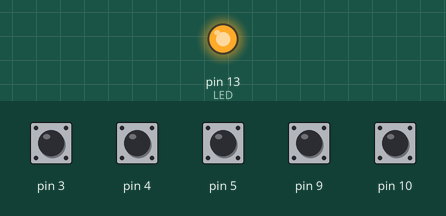
This sketch was run on a simulated Arduino Uno, built with avr-gcc and run on an emulated ATmega328P. On the bench: output pins drawn as LEDs (lit = HIGH). The test bench sets the inputs (shaded band); at power-on: pin 3–5, pin 9, pin 10 HIGH. What the sketch prints to the serial monitor is not drawn.

Above: at 0.1 s.
Timing chart, 0 to 1.6 s (numbered marks = the images above):
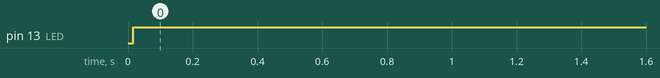

Measured:
- by itself, pin 13 (LED): LOW → HIGH at 0.02 s

The sketch:

paper_piano.ino
```cpp
#include<CapacitiveSensor.h>

CapacitiveSensor sensor_2_3 = CapacitiveSensor(2, 3);
CapacitiveSensor sensor_2_4 = CapacitiveSensor(2, 4);
CapacitiveSensor sensor_2_5 = CapacitiveSensor(2, 5);

CapacitiveSensor sensor_8_9 = CapacitiveSensor(8, 9);
CapacitiveSensor sensor_8_10 = CapacitiveSensor(8, 10);

int th = 5;
int LED = 13;
bool flag;
int Do, Re, Mi, Fa, Sol;
String msg;

byte ch = '9';

void setup() {
  Serial.begin(9600);
  pinMode(LED, OUTPUT);
}

void loop() {
  if (sensor_2_3.capacitiveSensor(30) > th) Do = 1;
  else Do = 0;

  if (sensor_2_4.capacitiveSensor(30) > th) Re = 1;
  else Re = 0;

  if (sensor_2_5.capacitiveSensor(30) > th) Mi = 1;
  else Mi = 0;

  if (sensor_8_9.capacitiveSensor(30) > th) Fa = 1;
  else Fa = 0;

  if (sensor_8_10.capacitiveSensor(30) > th) Sol = 1;
  else Sol = 0;

  if (Do || Re || Mi || Fa || Sol) {
    msg = String(Do) + String(Re) + String(Mi) + String(Fa) + String(Sol);
    digitalWrite(LED, HIGH);
    Serial.println(msg);
  } else {
    digitalWrite(LED, LOW);
  }

  delay(15);
}
```
